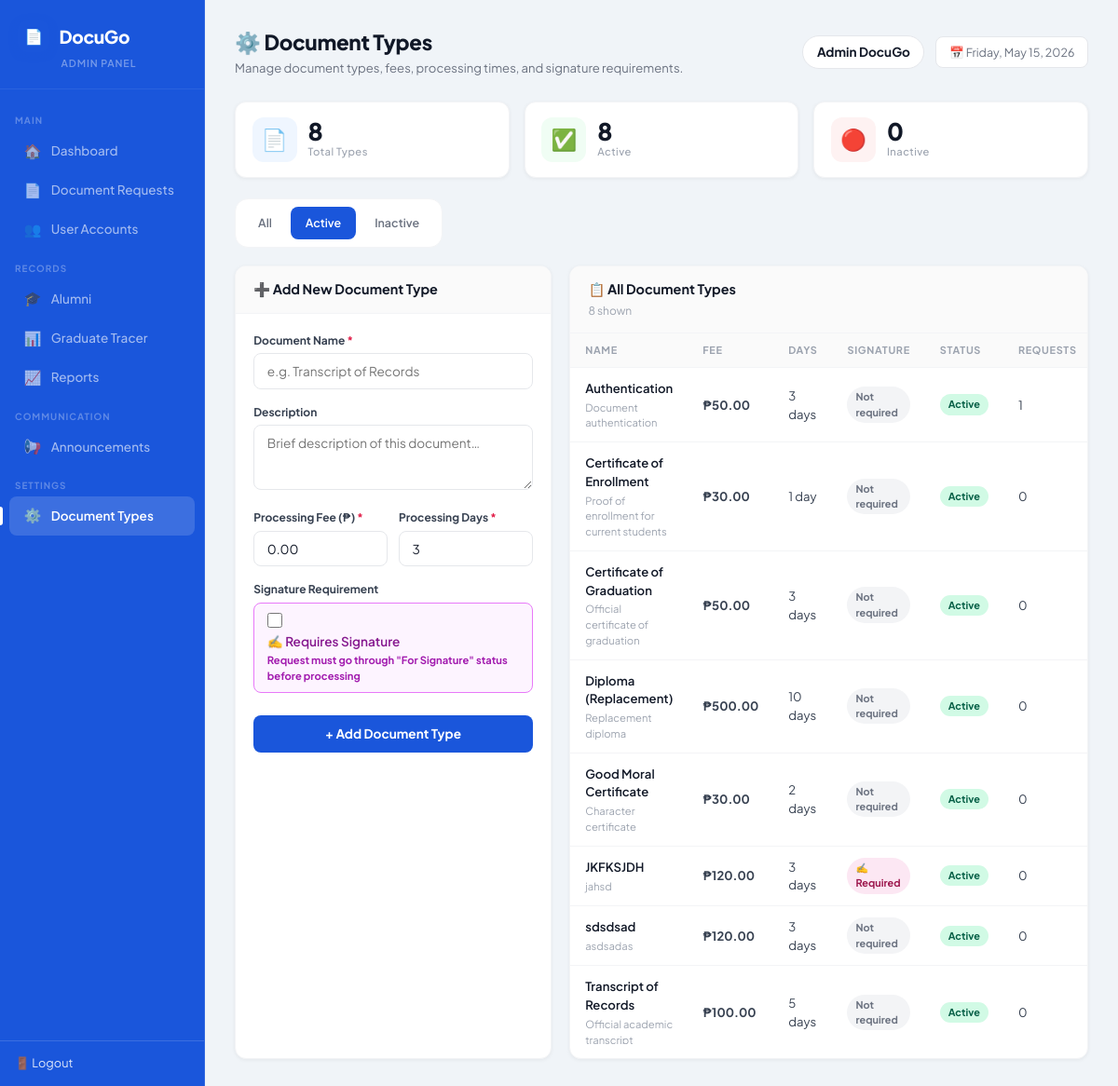
The page /admin/document_types.php?filter=active (signed in) on the database its author committed.
### tables this page shows
CREATE TABLE `document_types` (
  `id` int(11) NOT NULL,
  `name` varchar(100) NOT NULL,
  `description` text DEFAULT NULL,
  `fee` decimal(10,2) DEFAULT 0.00,
  `processing_days` int(11) DEFAULT 3,
  `requires_signature` tinyint(1) DEFAULT 0,
  `is_active` tinyint(1) DEFAULT 1,
  `created_at` timestamp NOT NULL DEFAULT current_timestamp()
);

### admin/document_types.php (the view, shortened to what this page needs)
<?php
$conn = getConnection();
$filterActive = $_GET['filter'] ?? 'all';
$sql = "
    SELECT dt.*,
           (SELECT COUNT(*) FROM document_requests dr WHERE dr.document_type_id = dt.id) AS total_requests
    FROM document_types dt
";
if ($filterActive === 'active') $sql .= " WHERE dt.is_active = 1";
$sql .= " ORDER BY dt.is_active DESC, dt.name ASC";
$types = $conn->query($sql);
$countResult = $conn->query("SELECT COUNT(*) AS total, SUM(is_active) AS active_count FROM document_types");
$counts = $countResult->fetch_assoc();
$totalCount = intval($counts['total']);
$activeCount = intval($counts['active_count']);
$inactiveCount = $totalCount - $activeCount;
$editDoc = null;
function e($v) { return htmlspecialchars($v ?? ''); }
?>
<!DOCTYPE html>
<html lang="en">
<head>
</head>
<body>
<aside class="sidebar">
    <div class="sidebar-brand">
        <div class="brand-logo">
            <div class="brand-icon">📄</div>
            <div class="brand-name">DocuGo</div>
        </div>
        <div class="brand-sub">Admin Panel</div>
    </div>
    <nav class="sidebar-menu">
        <div class="menu-section">Main</div>
        <a href="dashboard.php" class="menu-item">
            <span class="menu-icon">🏠</span> Dashboard
        </a>
        <a href="requests.php" class="menu-item">
            <span class="menu-icon">📄</span> Document Requests
        </a>
        <a href="accounts.php" class="menu-item">
            <span class="menu-icon">👥</span> User Accounts
        </a>
        <div class="menu-section">Records</div>
        <a href="alumni.php" class="menu-item">
            <span class="menu-icon">🎓</span> Alumni
        </a>
        <a href="tracer.php" class="menu-item">
            <span class="menu-icon">📊</span> Graduate Tracer
        </a>
        <a href="reports.php" class="menu-item">
            <span class="menu-icon">📈</span> Reports
        </a>
        <div class="menu-section">Communication</div>
        <a href="announcements.php" class="menu-item">
            <span class="menu-icon">📢</span> Announcements
        </a>
        <div class="menu-section">Settings</div>
        <a href="document_types.php" class="menu-item active">
            <span class="menu-icon">⚙️</span> Document Types
        </a>
    </nav>
    <div class="sidebar-footer">
        <a href="../logout.php">🚪 Logout</a>
    </div>
</aside>
<main class="main">
    <div class="topbar">
        <div class="topbar-left">
            <h1>⚙️ Document Types</h1>
            <p>Manage document types, fees, processing times, and signature requirements.</p>
        </div>
        <div class="topbar-right">
            <div class="admin-info">
                <strong><?= e($_SESSION['user_name']) ?></strong>
            </div>
            <div class="topbar-date">
                📅 <?= date('l, F j, Y') ?>
            </div>
        </div>
    </div>
    <div class="stats-row">
        <div class="stat-card">
            <div class="stat-icon blue">📄</div>
            <div class="stat-info">
                <div class="stat-value"><?= $totalCount ?></div>
                <div class="stat-label">Total Types</div>
            </div>
        </div>
        <div class="stat-card">
            <div class="stat-icon green">✅</div>
            <div class="stat-info">
                <div class="stat-value"><?= $activeCount ?></div>
                <div class="stat-label">Active</div>
            </div>
        </div>
        <div class="stat-card">
            <div class="stat-icon red">🔴</div>
            <div class="stat-info">
                <div class="stat-value"><?= $inactiveCount ?></div>
                <div class="stat-label">Inactive</div>
            </div>
        </div>
    </div>
    <div class="toolbar">
        <div class="tab-group">
            <?php
            $filters = ['all' => 'All', 'active' => 'Active', 'inactive' => 'Inactive'];
            foreach ($filters as $k => $v):
                $qs = http_build_query(['filter' => $k]);
            ?>
                <a href="?<?= $qs ?>" class="tab <?= $filterActive === $k ? 'active' : '' ?>"><?= $v ?></a>
            <?php endforeach; ?>
        </div>
    </div>
    <div class="layout">
        <div class="card">
            <div class="card-header">
                <h3><?= $editDoc ? '✏️ Edit Document Type' : '➕ Add New Document Type' ?></h3>
            </div>
            <div class="card-body">
                <form method="POST" action="<?= $editDoc ? "document_types.php?edit={$editDoc['id']}" : 'document_types.php' ?>">
                    <div class="form-group">
                        <label>Document Name <span style="color:#e11d48">*</span></label>
                        <input type="text" name="name"
                               placeholder="e.g. Transcript of Records"
                               value="<?= e($editDoc['name'] ?? '') ?>" required>
                    </div>
                    <div class="form-group">
                        <label>Description</label>
                        <textarea name="description"
                                  placeholder="Brief description of this document…"><?= e($editDoc['description'] ?? '') ?></textarea>
                    </div>
                    <div class="row-2">
                        <div class="form-group">
                            <label>Processing Fee (₱) <span style="color:#e11d48">*</span></label>
                            <input type="number" name="fee" step="0.01" min="0"
                                   value="<?= e($editDoc['fee'] ?? '0.00') ?>" required>
                        </div>
                        <div class="form-group">
                            <label>Processing Days <span style="color:#e11d48">*</span></label>
                            <input type="number" name="processing_days" min="1" max="365"
                                   value="<?= e($editDoc['processing_days'] ?? '3') ?>" required>
                        </div>
                    </div>
                    <div class="form-group">
                        <label>Signature Requirement</label>
                        <label class="checkbox-group sig-checkbox">
                            <input type="checkbox" name="requires_signature" value="1"
                                   <?= ($editDoc['requires_signature'] ?? 0) ? 'checked' : '' ?>>
                            <div>
                                <div class="cb-label">✍️ Requires Signature</div>
                                <div class="cb-sub">Request must go through "For Signature" status before processing</div>
                            </div>
                        </label>
                    </div>
                    <button type="submit" class="btn-submit">
                        <?= $editDoc ? '💾 Save Changes' : '+ Add Document Type' ?>
                    </button>
                </form>
            </div>
        </div>
        <div class="card">
            <div class="card-header">
                <h3>📋 All Document Types</h3>
                <span style="font-size:0.75rem; color:var(--text-4);"><?= $types->num_rows ?> shown</span>
            </div>
            <div style="overflow-x: auto;">
                <table>
                    <thead>
                        <tr>
                            <th>Name</th>
                            <th>Fee</th>
                            <th>Days</th>
                            <th>Signature</th>
                            <th>Status</th>
                            <th>Requests</th>
                        </tr>
                    </thead>
                    <tbody>
                        <?php if ($types->num_rows === 0): ?>
                            <tr class="empty-row">
                                <td colspan="7">No document types found. Add one to get started.</td>
                            </tr>
                        <?php else: ?>
                            <?php while ($dt = $types->fetch_assoc()): ?>
                                <tr>
                                    <td>
                                        <div style="font-weight:600;color:var(--text)"><?= e($dt['name']) ?></div>
                                        <?php if ($dt['description']): ?>
                                            <div style="font-size:0.7rem;color:var(--text-4);margin-top:2px">
                                                <?= e(mb_strimwidth($dt['description'], 0, 50, '…')) ?>
                                            </div>
                                        <?php endif; ?>
                                    </td>
                                    <td><strong>₱<?= number_format($dt['fee'], 2) ?></strong></td>
                                    <td><?= $dt['processing_days'] ?> day<?= $dt['processing_days'] > 1 ? 's' : '' ?></td>
                                    <td>
                                        <?php if ($dt['requires_signature']): ?>
                                            <span class="badge badge-sig">✍️ Required</span>
                                        <?php else: ?>
                                            <span class="badge badge-nosig">Not required</span>
                                        <?php endif; ?>
                                    </td>
                                    <td>
                                        <span class="badge <?= $dt['is_active'] ? 'badge-active' : 'badge-inactive' ?>">
                                            <?= $dt['is_active'] ? 'Active' : 'Inactive' ?>
                                        </span>
                                    </td>
                                    <td><?= number_format($dt['total_requests']) ?></td>
                                </tr>
                            <?php endwhile; ?>
                        <?php endif; ?>
                    </tbody>
                </table>
            </div>
        </div>
    </div>
</main>
</body>
</html>

### rows shown on the page
document_types: name "Authentication", description "Document authentication", fee "50.00", processing_days "3", requires_signature "Not required", is_active "Active", total_requests "1"
document_types: name "Certificate of Enrollment", description "Proof of enrollment for current students", fee "30.00", processing_days "1", requires_signature "Not required", is_active "Active", total_requests "0"
document_types: name "Certificate of Graduation", description "Official certificate of graduation", fee "50.00", processing_days "3", requires_signature "Not required", is_active "Active", total_requests "0"
document_types: name "Diploma (Replacement)", description "Replacement diploma", fee "500.00", processing_days "10", requires_signature "Not required", is_active "Active", total_requests "0"
document_types: name "Good Moral Certificate", description "Character certificate", fee "30.00", processing_days "2", requires_signature "Not required", is_active "Active", total_requests "0"
document_types: name "JKFKSJDH", description "jahsd", fee "120.00", processing_days "3", requires_signature "✍️ Required", is_active "Active", total_requests "0"
document_types: name "sdsdsad", description "asdsadas", fee "120.00", processing_days "3", requires_signature "Not required", is_active "Active", total_requests "0"
document_types: name "Transcript of Records", description "Official academic transcript", fee "100.00", processing_days "5", requires_signature "Not required", is_active "Active", total_requests "0"

### other values the page prints
$_SESSION['user_name'] "Admin DocuGo"
$totalCount "8"
$activeCount "8"
$inactiveCount "0"
$v "All"
$v "Active"
$v "Inactive"
$types->num_rows "8"
